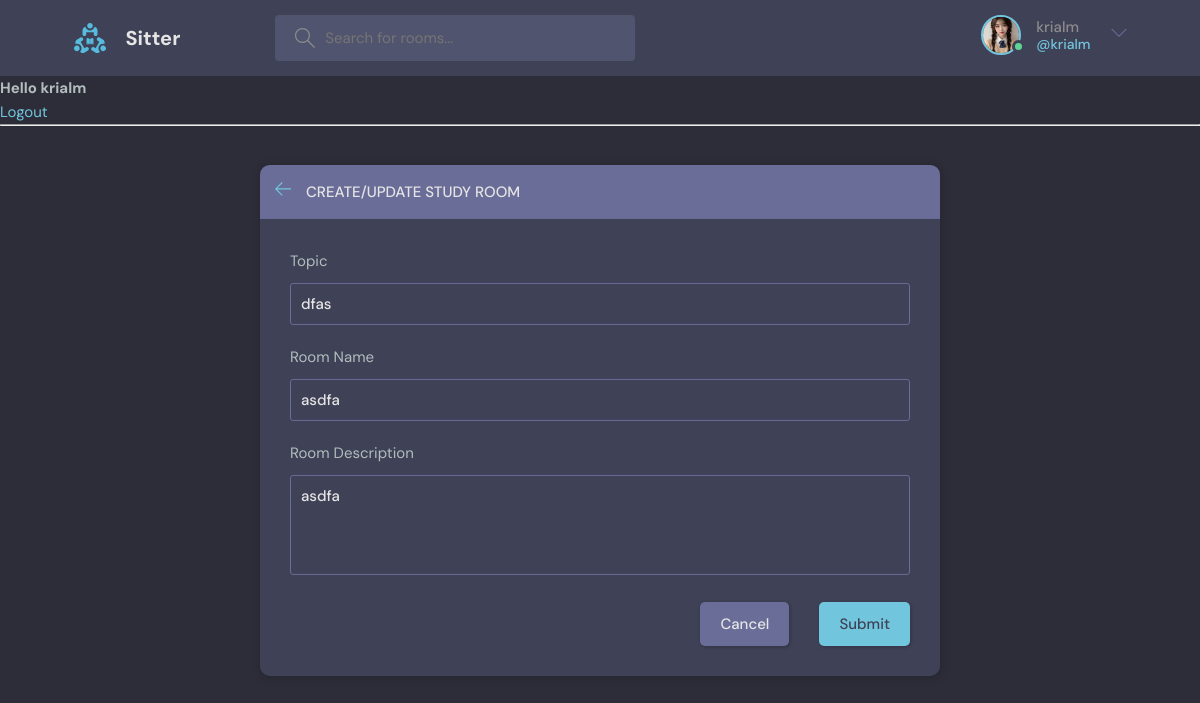
The app's page /update-room/1/ (signed in) with its own data.
### base/models.py (models this page shows, shortened)
class User(AbstractUser):
    username = models.CharField(max_length=200, unique=True)
    name = models.CharField(max_length=200, null=True)
    email = models.EmailField(unique=True, null=True)
    bio = models.TextField(null=True)
    avatar = models.ImageField(null=True, default="avatar.svg")
    REQUIRED_FIELDS = []

class Room(models.Model):
    host = models.ForeignKey(User, on_delete=models.SET_NULL, null=True)
    topic = models.ForeignKey(Topic, on_delete=models.SET_NULL, null=True)
    name = models.CharField(max_length=200)
    description = models.TextField(null=True, blank=True )
    participants = models.ManyToManyField(User, related_name='participants', blank=True)
    updated = models.DateTimeField(auto_now=True)
    created = models.DateTimeField(auto_now_add=True)
    class Meta:
        ordering = ['-updated', '-created']

class Topic(models.Model):
    name = models.CharField(max_length=25)
    def __str__(self):
        return self.name

### base/views.py (the view, shortened to what this page needs)
# urls.py: path("update-room/<str:pk>/", views.updateRoom, name='update-room'),
@login_required(login_url='login')
def updateRoom(request, pk):
    room = Room.objects.get(id=pk)
    form = RoomForm(instance=room)
    topics = Topic.objects.all()
    context = {'form': form, 'topics': topics,"room": room}
    return render(request, 'base/room_form.html', context)

### base/forms.py
class RoomForm(ModelForm):
    class Meta:
        model= Room
        fields = '__all__'
        exclude = ['host', 'participants']

### base/templates/base/room_form.html (shortened to what this page needs)
{% extends 'main.html' %}
{%block content%}
<main class="create-room layout">
  <div class="container">
    <div class="layout__box">
      <div class="layout__boxHeader">
        <div class="layout__boxTitle">
          <a href="{%url 'home'%}">
            <svg version="1.1" xmlns="http://www.w3.org/2000/svg" width="32" height="32" viewBox="0 0 32 32">
              <title>arrow-left</title>
              <path
                d="M13.723 2.286l-13.723 13.714 13.719 13.714 1.616-1.611-10.96-10.96h27.625v-2.286h-27.625l10.965-10.965-1.616-1.607z">
              </path>
            </svg>
          </a>
          <h3>Create/Update Study Room</h3>
        </div>
      </div>
      <div class="layout__body">
        <form class="form" action="" method="post">
          <div class="form__group">
            <label for="room_topic">Topic</label>
            <input required type="text" value="{{room.topic}}" name="topic" list="topic-list">
          </div>
          <div class="form__group">
            <label for="room_name">Room Name</label>
            {{form.name}}
          </div>
          <div class="form__group">
            <label for="room_description">Room Description</label>
            {{form.description}}
          </div>
          <div class="form__action">
            <a class="btn btn--dark" href="{%url 'home'%}">Cancel</a>
            <button class="btn btn--main" type="submit">Submit</button>
          </div>
        </form>
      </div>
    </div>
  </div>
</main>
{%endblock%}

### templates/navbar.html (shortened to what this page needs)
{%load static%}
<header class="header header--loggedIn">
    <div class="container">
      <a href="{%url 'home'%}" class="header__logo">
        <img src="{% static 'images/logo.svg'%}" />
        <h1>Sitter</h1>
      </a>
      <form class="header__search" method="get" action="{%url 'home'%}">
        <label>
          <input name = 'q' placeholder="Search for rooms..." />
        </label>
      </form>
      <nav class="header__menu">
        {%if request.user.is_authenticated%}
        <div class="header__user">
          <a href="{%url 'user-profile' request.user.id%}">
            <div class="avatar avatar--medium active">
              <img src="{{request.user.avatar.url}}" />
            </div>
            <p>{{request.user.username}}<span>@{{request.user}}</span></p>
          </a>
          <button class="dropdown-button">
            <svg version="1.1" xmlns="http://www.w3.org/2000/svg" width="32" height="32" viewBox="0 0 32 32">
              <title>chevron-down</title>
              <path d="M16 21l-13-13h-3l16 16 16-16h-3l-13 13z"></path>
            </svg>
          </button>
        </div>
        {%else%}
        <a href="{%url 'login' %}">
          <img src="{% static 'images/avatar.svg'%}" />
          <p>Login</p>
        </a>
        {%endif%}
      </nav>
    </div>
  </header>
{%if request.user.is_authenticated%}
<h4>Hello {{request.user}}</h4>
<a href="{%url 'logout'%}">Logout</a>
{%else%}
<a href="{%url 'login'%}">Login</a>
{%endif%}
<hr>

### records on screen
User: user.avatar (picture), user.username "krialm", user "krialm"
Room: topic "dfas", name "asdfa", description "asdfa"
